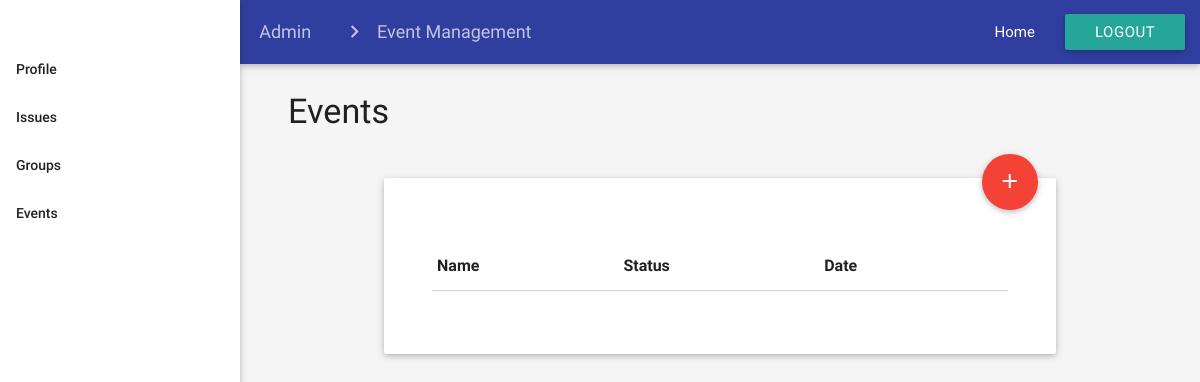
The page /html/admin/eventManagement_admin.php on the database as committed earlier.
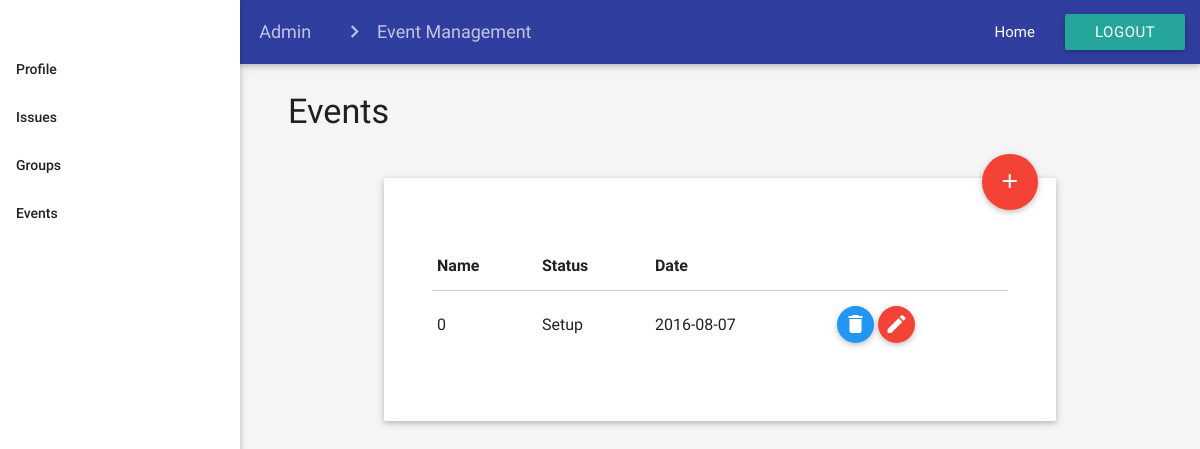
The same page on the database as committed later.
### tables this page shows
CREATE TABLE `events` (
  `Event_ID` int(11) NOT NULL,
  `Event_Name` varchar(255) NOT NULL,
  `Start_Date` varchar(255) DEFAULT NULL,
  `End_Date` varchar(255) DEFAULT NULL,
  `Address` varchar(255) DEFAULT NULL,
  `Locations` varchar(255) DEFAULT NULL,
  `Group_ID` int(255) NOT NULL,
  `Address_ID` int(11) NOT NULL,
  `User_ID` int(255) NOT NULL,
  `Status` enum('Setup','Pre_Event','Open','Post_Event','Closed') NOT NULL
);

### html/admin/eventManagement_admin.php (the view, shortened to what this page needs)
<html>
<head>
    <link type="text/css" rel="stylesheet" href="../../css/materialize.min.css" media="screen,projection" />
    <link type="text/css" rel="stylesheet" href="../../css/admin/eventManagement_admin.css" />
</head>
<body class="grey lighten-4">
    <ul id="nav-mobile" class="side-nav fixed sideNav">
        <br>
        <br>
        <li class="bold"><a href="http://localhost/MIS347/html/admin/profile_admin.php" class="waves-effect waves-teal">Profile</a></li>
        <li class="bold"><a href="http://localhost/MIS347/html/admin/issueManagement_admin.php" class="waves-effect waves-teal">Issues</a></li>
        <li class="bold"><a href="http://localhost/MIS347/html/admin/groupManagement_admin.php" class="waves-effect waves-teal">Groups</a></li>
        <li class="bold"><a href="http://localhost/MIS347/html/admin/eventManagement_admin.php" class="waves-effect waves-teal">Events</a></li>
    </ul>
    <div class="mainContainer">
        <nav class="indigo darken-2 topNavBar">
            <div class="nav-wrapper">
                <div class="col s12">
                    <a href="#!" class="breadcrumb">Admin</a>
                    <a href="#!" class="breadcrumb">Event Management</a>
                    <ul class="right hide-on-med-and-down">
                        <li><a href="dashboard_admin.html">Home</a></li>
                        <li><a class="waves-effect waves-light btn">Logout</a></li>
                    </ul>
                </div>
            </div>
        </nav>
        <div id="page_title">
            <h4>Events</h4>
        </div>
        <div id="fab_add">
            <a class="btn-floating btn-large waves-effect waves-light red right" id="fab_add" href="http://localhost/MIS347/html/admin/eventAdd_admin.html"><i class="material-icons">add</i></a>
        </div>
        <div class="formContainer card">
            <form class="col s12 l12 m6">
                <table class="highlight responsive-table">
                    <thead>
                        <tr>
                            <th data-field="id">Name</th>
                            <th data-field="name">Status</th>
                            <th data-field="price">Date</th>
                            <th data-field="action"></th>
                        </tr>
                    </thead>
                    <tbody>
                        <?php
                            $conn = new mysqli('localhost','ske','ske','skecomplaints');
                            $sql = "SELECT * FROM events";
                            $result = $conn->query($sql);
                            while($row = $result->fetch_assoc()){
                                $Event_ID = $row["Event_ID"];
                                $Start_Date = $row["Start_Date"];
                                $Status = $row["Status"];
                                echo '
                                <tr id="'.$Event_ID.'">
                                    <form action = "../../php/del.php" method = "post">
                                        <input type = "hidden" value = "'.$Event_ID.'" />
                                    </form>
                                    <td>'.$Event_ID.'</td>
                                    <td>'.$Status.'</td>
                                    <td>'.$Start_Date.'</td>
                                    <td>
                                        <button class="btn-floating modal-trigger btn-small waves-effect waves-light blue btn_delete" type = "submit"><i class="material-icons">delete</i></button>
                                        <a class="btn-floating btn-small waves-effect waves-light red btn_edit"><i class="material-icons">mode_edit</i></a>
                                    </td>
                                </tr>
                                ';
                            }
                        ?>
                    </tbody>
                </table>
            </form>
        </div>
    </div>
</body>
</html>

Rows that differ between the two databases and show on the page:
added events: Event_ID "0", Status "Setup", Start_Date "2016-08-07"
